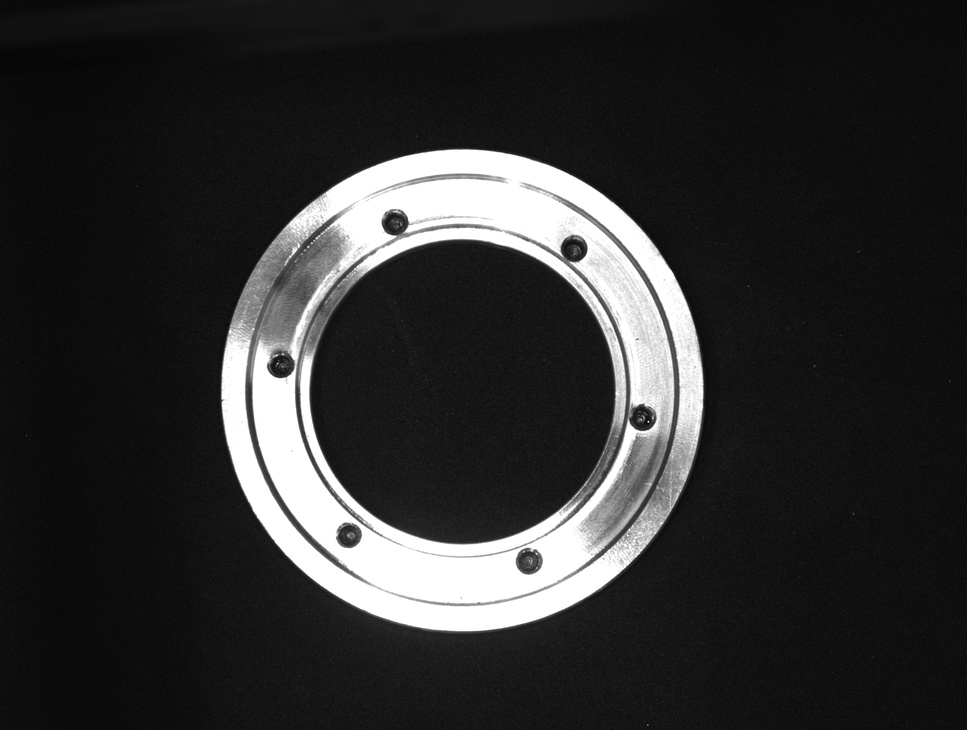
#> input picture vision-roughness/data/captures/capture_20261023_032001.jpg, 967 x 730 px, shrunk from 4024 x 3036 before the run
$ python -i thickness.py   (imports and definitions only)
#> lines starting #> are read from the running program, lines starting #| are printed output that depends on the picture; after the words box and inside, x2 and y2 are one past the last pixel; in counts of white or black regions, pixels touching at a corner belong together
r"""侧视厚度：量「零件顶面 → 基准台面」的像素差，再乘侧视 mm/px。

为什么单独一个文件：
    `measure_ring.py` 是业务入口（同心边 + 孔 + 报告），`fit_ellipse_ring.py` 是椭圆
    几何内核。侧视厚度是**一维水平边**的另一件事（逐列找第一条强边 + 两电平聚类），
    塞进任何一边都会把职责搅在一起。

它只回答一个问题：**这条侧影的顶面边与台面线差多少毫米**。不猜、不补：
看不到两条边就报失败；mm/px 没标定时只给像素，不给毫米。

物理前提（写进报告，别让读数看起来像"厚度真值"）：
    - 零件直接坐在基准台面上（有垫块时量到的是"顶面高度"，不是零件厚度）；
    - 相机纯侧视、水平；台面线在零件旁边露出；
    - 量的是侧影的顶面边，外缘倒角会吃掉一点（可用卡尺真值给 offset_mm）。
"""
from __future__ import annotations

import json
from dataclasses import dataclass, field
from datetime import datetime
from pathlib import Path
from typing import Optional

import cv2
import numpy as np

DEBUG_DIR = Path("debug")
DEBUG_JPG = DEBUG_DIR / "thickness_debug.jpg"
CACHE_PATH = DEBUG_DIR / "thickness_latest.json"

# 侧视几何默认值；现场参数在 src/config.py 的 THICKNESS 里覆盖。
DEFAULT_CFG = {
    "roi": None,             # (x0, x1) 列范围；None = 全宽
    "polarity": "dark_part", # dark_part=亮背景、暗零件/台面（背光）；bright_part=反过来
    "smooth_sigma": 1.5,
    "min_grad": 0.0,         # 0 = 按图自适应
    "min_profiles": 20,      # 每一电平至少这么多列
    "min_gap_px": 80.0,      # 顶面与台面至少差这么多像素
    "edge_search_px": 24,    # 首次越阈后，往后找梯度峰值的窗口（离焦时峰值才无偏）
    "tilt_max_deg": 0.5,     # 台面/顶面线允许的倾斜
    "max_mad_px": 5.0,       # 每一电平的离散度上限（MAD）
}


@dataclass
class ThicknessResult:
    """一次厚度测量的全部结果（CLI 打印它，GUI 显示它，绝不各自再算一遍）。"""

    ok: bool                       # 结构上量到了两条边（不代表 mm 已标定）
    note: str = ""                 # 失败原因 / 告警
    mm: Optional[float] = None     # 没标定 mm/px 时为 None
    px: Optional[float] = None
    part_y: Optional[float] = None
    base_y: Optional[float] = None
    part_tilt_deg: float = 0.0
    base_tilt_deg: float = 0.0
    n_part: int = 0
    n_base: int = 0
    part_mad_px: float = 0.0
    base_mad_px: float = 0.0
    n_columns: int = 0
    mm_per_px: Optional[float] = None
    offset_mm: float = 0.0
    timestamp: datetime = field(default_factory=datetime.now)
    src_desc: str = ""
    lines: list = field(default_factory=list)
    debug_img: Optional[np.ndarray] = None
    debug_jpg: Optional[Path] = None
    report_txt: Optional[Path] = None


# ---------------- 几何 ----------------

def _edges_by_column(gray: np.ndarray, cfg: dict):
    """逐列找「从上往下第一条强边」，返回 (xs, ys, min_grad)。

    dark_part：边是 亮→暗（背光背景 → 零件/台面），取 -d 的极大；
    bright_part：边是 暗→亮，取 +d 的极大。
    亚像素用三点抛物线（与项目里"最陡梯度"同一套定义，便于和同心边对照）。
    """
    g = gray.astype(np.float32)
    sigma = float(cfg.get("smooth_sigma") or 0.0)
    blur = cv2.GaussianBlur(g, (0, 0), sigma) if sigma > 0 else g

    d = np.empty_like(blur)
    d[:-1] = blur[1:] - blur[:-1]
    d[-1] = 0.0
    dd = -d if cfg.get("polarity", "dark_part") == "dark_part" else d

    min_grad = float(cfg.get("min_grad") or 0.0)
    if min_grad <= 0:
        # 用整幅的 99.5 分位当"强边"参考：两条边占的像素远少于 0.5% 以外的主体，
        # 所以这个分位落在边的梯度尾部，再乘 0.15 能照顾到离焦的缓坡。
        min_grad = max(2.0, 0.15 * float(np.percentile(np.abs(dd), 99.5)))

    h, w = blur.shape
    x0, x1 = cfg.get("roi") or (0, w)
    x0, x1 = max(0, int(x0)), min(w, int(x1))
    xs, ys = [], []
    for x in range(x0, x1):
        col = dd[:, x]
        idx = np.flatnonzero(col >= min_grad)
        if idx.size == 0:
            continue
        y = int(idx[0])
        if y < 3 or y >= h - 3:
            continue                     # 贴边：顶面可能出画，不可信
        # 首次越阈只是"边开始出现"，离焦时那一点会随模糊宽度外移。真正的边在
        # 梯度峰值处（对称 PSF 下无偏），所以往后搜一个窗口再取极大。
        win = max(4, int(cfg.get("edge_search_px") or 24))
        lo, hi = y, min(h - 2, y + win)
        yy = lo + int(np.argmax(col[lo:hi]))
        if yy <= 0 or yy >= h - 1:
            continue
        a, b, c = float(col[yy - 1]), float(col[yy]), float(col[yy + 1])
        den = a - 2 * b + c
        dy = 0.5 * (a - c) / den if abs(den) > 1e-6 else 0.0
        xs.append(float(x))
        ys.append(float(yy) + (dy if abs(dy) <= 1.0 else 0.0))
    return np.asarray(xs, float), np.asarray(ys, float), min_grad


def _split_two_levels(ys: np.ndarray, min_profiles: int, min_gap_px: float):
    """把每列的边 y 分成上下两簇（零件顶面 / 台面）。

    用"排序后最大间隙"切分：两条真实水平线之间是几百像素，簇内离散只有几个像素，
    最大间隙一定落在两线之间；两边各要够 min_profiles 列，避免一个离群点把图切开。
    """
    if ys.size < 2 * min_profiles:
        return None
    order = np.argsort(ys)
    sy = ys[order]
    gaps = np.diff(sy)
    k = int(np.argmax(gaps))
    if gaps[k] < min_gap_px:
        return None
    upper, lower = order[:k + 1], order[k + 1:]
    if upper.size < min_profiles or lower.size < min_profiles:
        return None
    return upper, lower, float(gaps[k])


def _mad(v: np.ndarray) -> float:
    m = float(np.median(v))
    return float(np.median(np.abs(v - m)) * 1.4826)


# [5 lines left out: function _tilt_deg, not called in this run]


def measure_thickness(gray: np.ndarray, cfg: Optional[dict] = None,
                      mm_per_px: Optional[float] = None, offset_mm: float = 0.0,
                      src_desc: str = "") -> ThicknessResult:
    """量一次厚度。`ok=True` 只表示结构上找到了两条边；`mm` 需要 mm_per_px。"""
    cfg = {**DEFAULT_CFG, **(cfg or {})}
    res = ThicknessResult(ok=False, mm_per_px=mm_per_px, offset_mm=float(offset_mm),
                          src_desc=src_desc)

    if gray.ndim == 3:
        gray = cv2.cvtColor(gray, cv2.COLOR_BGR2GRAY)

    xs, ys, min_grad = _edges_by_column(gray, cfg)
    res.n_columns = int(xs.size)
    if xs.size == 0:
        res.note = ("没有找到水平边：检查背光是否亮、镜头是否对焦、"
                    "极性（THICKNESS.polarity）是否对、ROI 是否挡住了边")
        res.debug_img = _draw_debug(gray, xs, ys, res, cfg)
        res.lines = format_report(res)
        return res

    split = _split_two_levels(ys, int(cfg["min_profiles"]), float(cfg["min_gap_px"]))
    if split is None:
        res.note = (f"只找到 {xs.size} 列有效边，没能分成「零件顶面 + 台面」两条："
                    "把零件边缘（不是中心）移进画面，让台面在零件旁边露出；"
                    "仍不行就检查极性/ROI")
        res.debug_img = _draw_debug(gray, xs, ys, res, cfg)
        res.lines = format_report(res)
        return res

    upper, lower, _gap = split
    res.part_y = float(np.median(ys[upper]))
    res.base_y = float(np.median(ys[lower]))
    res.n_part, res.n_base = int(upper.size), int(lower.size)
    res.part_mad_px, res.base_mad_px = _mad(ys[upper]), _mad(ys[lower])
    res.part_tilt_deg = _tilt_deg(xs[upper], ys[upper])
    res.base_tilt_deg = _tilt_deg(xs[lower], ys[lower])
    res.px = res.base_y - res.part_y

    if res.px <= 0:
        res.note = "顶面在台面下方（px<=0）：检查画面方向与极性"
        res.debug_img = _draw_debug(gray, xs, ys, res, cfg)
        res.lines = format_report(res)
        return res

    res.ok = True
    if mm_per_px:
        res.mm = res.px * float(mm_per_px) + float(offset_mm)
    # 没标定时不写 note：报告已用 mm_per_px is None 明确写「只给像素」，
    # 免得标定成功后同一句话还留在报告里。

    warns = []
    if max(res.part_mad_px, res.base_mad_px) > float(cfg["max_mad_px"]):
        warns.append(f"边的离散度偏大（MAD {max(res.part_mad_px, res.base_mad_px):.1f}px）："
                     "相机/零件可能倾斜，或对焦/背光不均")
    tmax = float(cfg["tilt_max_deg"])
    if max(abs(res.part_tilt_deg), abs(res.base_tilt_deg)) > tmax:
        warns.append(f"水平线倾斜（顶面 {res.part_tilt_deg:+.2f}°、台面 {res.base_tilt_deg:+.2f}°）"
                     f"：把相机调水平（滚转），否则厚度带斜向误差")
    if abs(res.part_tilt_deg - res.base_tilt_deg) > tmax:
        warns.append("顶面线与台面线不平行：零件可能没放平（垫了东西/有毛刺）")
    if res.part_y is not None and res.part_y < 8:
        warns.append("顶面贴到画面顶部：零件可能超出画面，把相机抬高一点或后退")
    if warns:
        res.note = "；".join(warns)

    res.debug_img = _draw_debug(gray, xs, ys, res, cfg)
    res.lines = format_report(res)
    return res


# ---------------- 输出 ----------------

def format_report(res: ThicknessResult) -> list:
    """文字报告（与 CLI 打印、GUI 提醒共用同一份）。"""
    L = ["\n===== 厚度测量（侧视）====="]
    L.append(f"时间: {res.timestamp.strftime('%Y-%m-%d %H:%M:%S')}    图像: {res.src_desc}")
    if res.mm_per_px is not None:
        L.append(f"侧视标定: {res.mm_per_px:.6f} mm/px"
                 + (f"，偏置 {res.offset_mm:+.3f} mm" if res.offset_mm else ""))
    else:
        L.append("侧视标定: 无（本次只给像素；用 --side-ref-mm 标定后才有毫米）")

    if res.part_y is None:
        L.append(f"测量失败: {res.note}")
        L.append("提示: 侧视需要「亮背景 + 暗零件/台面」或反过来（THICKNESS.polarity）；"
                 "台面线必须在零件旁边露出。")
        return L

    L.append(f"零件顶面: y={res.part_y:9.1f}px（{res.n_part} 列，"
             f"MAD {res.part_mad_px:.1f}px，倾斜 {res.part_tilt_deg:+.2f}°）")
    L.append(f"基准台面: y={res.base_y:9.1f}px（{res.n_base} 列，"
             f"MAD {res.base_mad_px:.1f}px，倾斜 {res.base_tilt_deg:+.2f}°）")
    if res.mm is not None:
        L.append(f"厚度: {res.mm:8.3f} mm   （{res.px:.1f}px × {res.mm_per_px:.6f}"
                 + (f" + {res.offset_mm:+.3f}" if res.offset_mm else "") + "）")
    else:
        L.append(f"厚度: 未标定   （像素差 {res.px:.1f}px）")
    L.append(f"一致性: 有效列 {res.n_columns}，峰-峰 {res.px:.1f}px，"
             f"两线斜率差 {abs(res.part_tilt_deg - res.base_tilt_deg):+.2f}°")
    if res.note:
        L.append(f"⚠️  {res.note}")
    L.append("前提: 零件直接坐在基准台面上（无垫块）；量的是侧影顶面边，"
             "外缘倒角会让读数略小于图纸厚度（可用卡尺真值给 offset_mm）")
    return L


def _draw_debug(gray: np.ndarray, xs, ys, res: ThicknessResult, cfg: dict) -> np.ndarray:
    """调试图：标出两条线。文字只能用 ASCII（cv2.putText 画不了中文）。"""
    img = cv2.cvtColor(gray, cv2.COLOR_GRAY2BGR) if gray.ndim == 2 else gray.copy()
    h, w = img.shape[:2]
    x0, x1 = cfg.get("roi") or (0, w)
    cv2.rectangle(img, (int(x0), 1), (int(x1) - 1, h - 2), (0, 200, 255), 2)

    if res.part_y is not None and xs.size:
        up = ys < (res.part_y + res.base_y) / 2.0
        for x, y in zip(xs[up], ys[up]):
            cv2.circle(img, (int(x), int(round(y))), 1, (0, 255, 0), -1)
        for x, y in zip(xs[~up], ys[~up]):
            cv2.circle(img, (int(x), int(round(y))), 1, (255, 160, 0), -1)
        yp, yb = int(round(res.part_y)), int(round(res.base_y))
        cv2.line(img, (int(x0), yp), (int(x1) - 1, yp), (0, 255, 0), 2)
        cv2.line(img, (int(x0), yb), (int(x1) - 1, yb), (255, 160, 0), 2)
        if res.mm is not None:
            txt = f"t={res.mm:.3f}mm  px={res.px:.1f}"
        else:
            txt = f"px={res.px:.1f} (uncalibrated)"
        cv2.putText(img, txt, (int(x0) + 8, max(28, yp - 12)),
                    cv2.FONT_HERSHEY_SIMPLEX, 0.9, (0, 255, 0), 2, cv2.LINE_AA)
        cv2.putText(img, f"top {res.part_tilt_deg:+.2f}deg  base {res.base_tilt_deg:+.2f}deg",
                    (int(x0) + 8, min(h - 12, yb + 30)),
                    cv2.FONT_HERSHEY_SIMPLEX, 0.7, (255, 160, 0), 2, cv2.LINE_AA)
    else:
        cv2.putText(img, "no two-level edges", (int(x0) + 8, 36),
                    cv2.FONT_HERSHEY_SIMPLEX, 0.9, (0, 0, 255), 2, cv2.LINE_AA)
    return img


# [61 lines left out: functions save_outputs, side_mm_per_px, write_cache, read_cache, not called in this run]

>>> import cv2
>>> picture = cv2.imread('../data/captures/capture_20261023_032001.jpg', cv2.IMREAD_GRAYSCALE)
#> picture is the input picture: shape (730, 967); min 5, max 255, mean 47.4
>>> result = measure_thickness(picture)
#> in _edges_by_column, `d[:-1] = blur[1:] - blur[:-1]`:
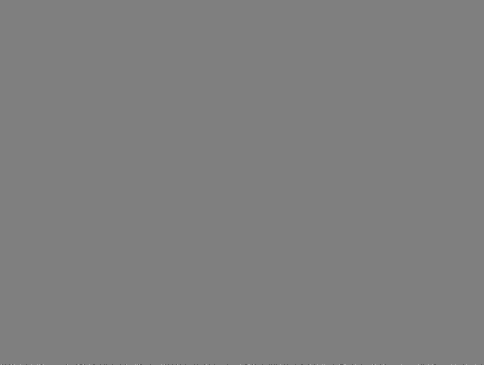
#> d: shape (730, 967) float32 (shown at 1/2 size); min -3.69e+19, max 3.69e+19, mean -1.15e+15; drawn with min black and max white
#> in _edges_by_column, `d[-1] = 0.0`:
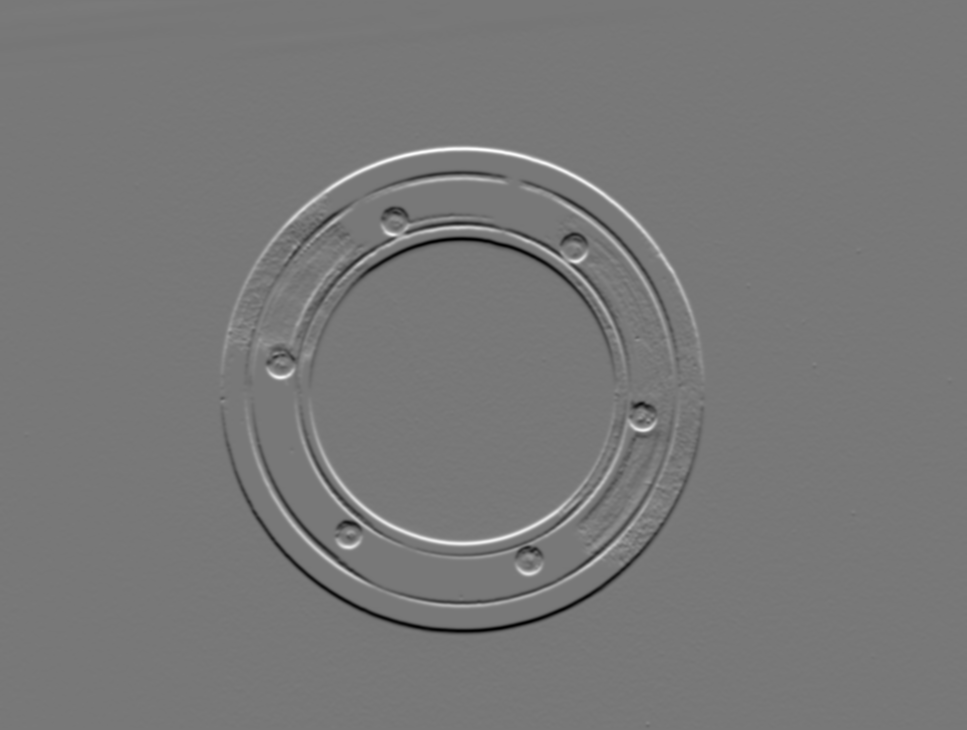
#> d: shape (730, 967) float32; 0.12% of pixels changed, all inside (x1, y1, x2, y2) = (0, 729, 967, 730); drawn with min black and max white
#> in _edges_by_column, `dd = -d if cfg.get("polarity", "dark_part") == "dark_part" else d`:
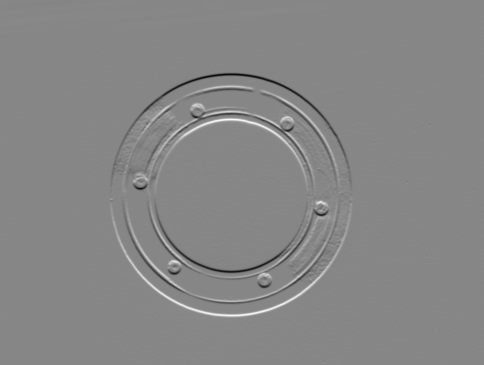
#> dd: shape (730, 967) float32 (shown at 1/2 size); min -57.59, max 51.51, mean 0; drawn with min black and max white
#> in _edges_by_column, `min_grad = max(2.0, 0.15 * float(np.percentile(np.abs(dd), 99.5)))`: min_grad = 5.2
#> after the loop in _edges_by_column, `for x in range(x0, x1):`: xs = 484 values from 220 to 703; ys = 484 values, max 505.4 at index 31, min 172.2 at index 243, mean 246.2
#> in measure_thickness, `xs, ys, min_grad = _edges_by_column(gray, cfg)`: xs = 484 values from 220 to 703; min_grad = 5.2
#> in _split_two_levels, `order = np.argsort(ys)`: order = 484 values, max 483 at index 439, min 0 at index 438, mean 241.5
#> in _split_two_levels, `sy = ys[order]`: sy = 484 values from 172.2 to 505.4
#> in _split_two_levels, `gaps = np.diff(sy)`: gaps = 483 values, max 19.91 at index 441, min 0.000249 at index 315, mean 0.69
#> in _split_two_levels, `k = int(np.argmax(gaps))`: k = 441
#> in _draw_debug, `cv2.putText(img, "no two-level edges", (int(x0) + 8, 36), cv2.FONT_HER..`:
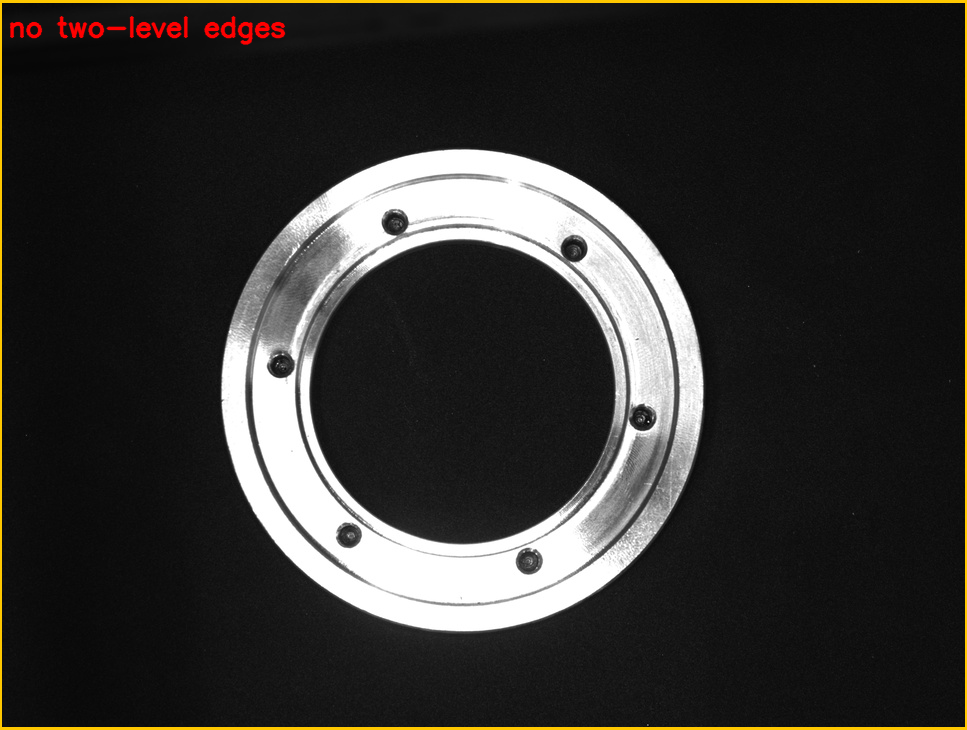
#> img: shape (730, 967, 3); mean B, G, R 47.2, 49.7, 51.1

$ run again, on vision-roughness/data/captures/capture_20261023_032617.jpg
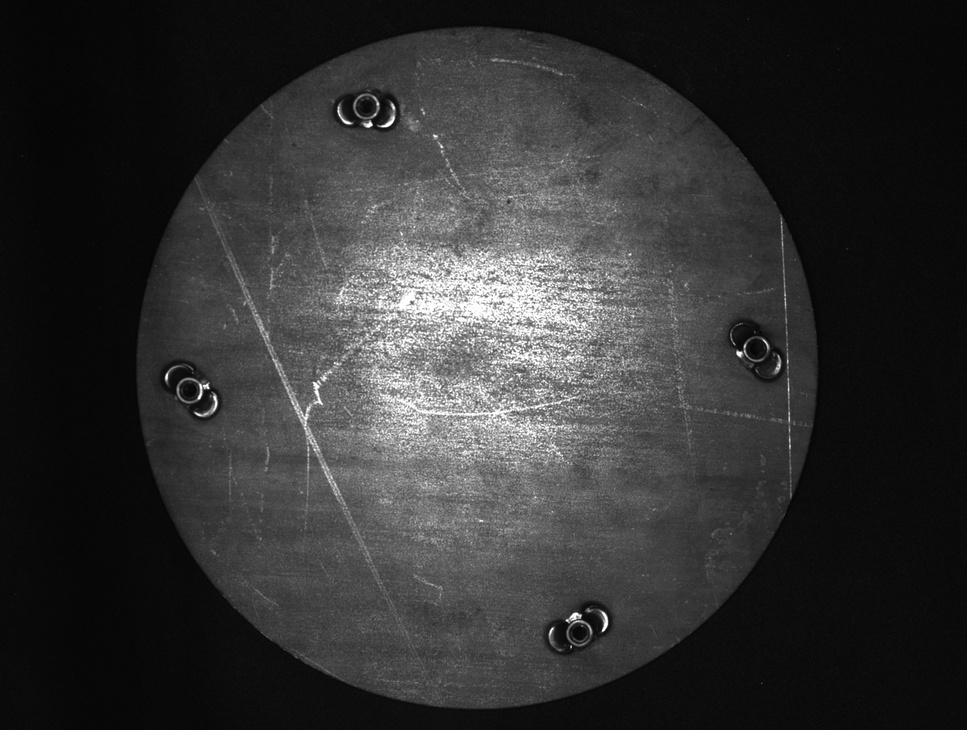
#> input picture vision-roughness/data/captures/capture_20261023_032617.jpg, 967 x 730 px, shrunk from 4024 x 3036 before the run
#> picture is the input picture: shape (730, 967); min 4, max 255, mean 50.6
#> in _edges_by_column, `d[-1] = 0.0`:
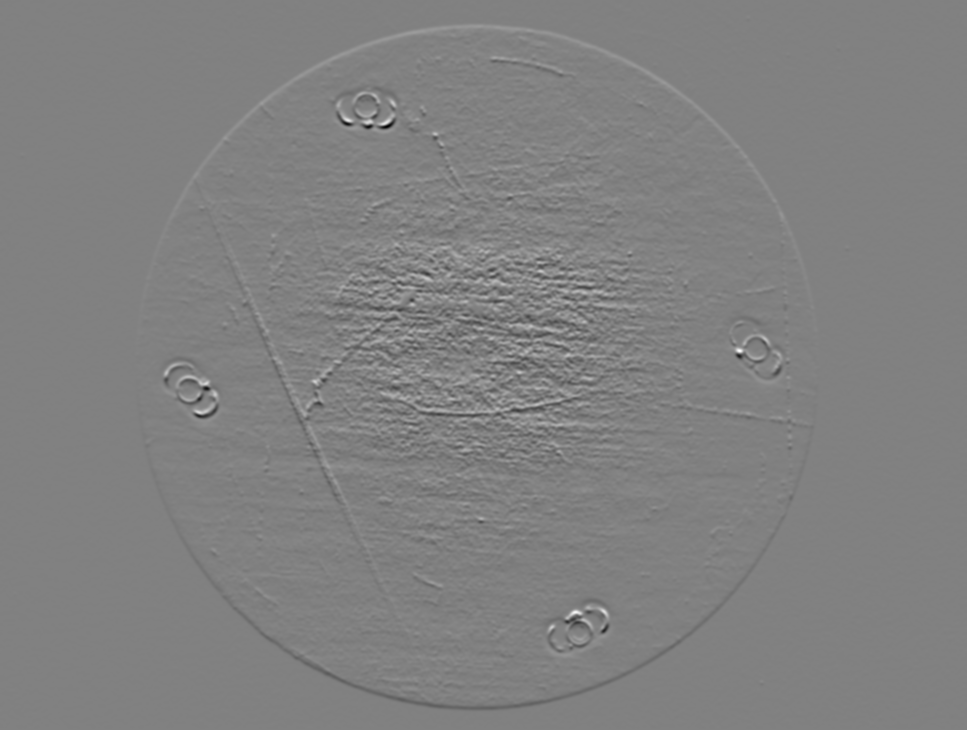
#> d: shape (730, 967) float32; min -51.39, max 50.09, mean 0; drawn with min black and max white
#> in _edges_by_column, `min_grad = max(2.0, 0.15 * float(np.percentile(np.abs(dd), 99.5)))`: min_grad = 2.15
#> after the loop in _edges_by_column, `for x in range(x0, x1):`: xs = 671 values from 143 to 847; ys = 671 values, max 490.3 at index 16, min 37.71 at index 317, mean 187.5
#> in measure_thickness, `xs, ys, min_grad = _edges_by_column(gray, cfg)`: xs = 671 values from 143 to 847; min_grad = 2.15
#> order = 671 values, max 670 at index 499, min 0 at index 654, mean 335
#> sy = 671 values from 37.71 to 490.3
#> gaps = 670 values, max 28.86 at index 635, min 8.59e-05 at index 41, mean 0.676
#> k = 635
#> in _draw_debug, `cv2.putText(img, "no two-level edges", (int(x0) + 8, 36), cv2.FONT_HER..`:
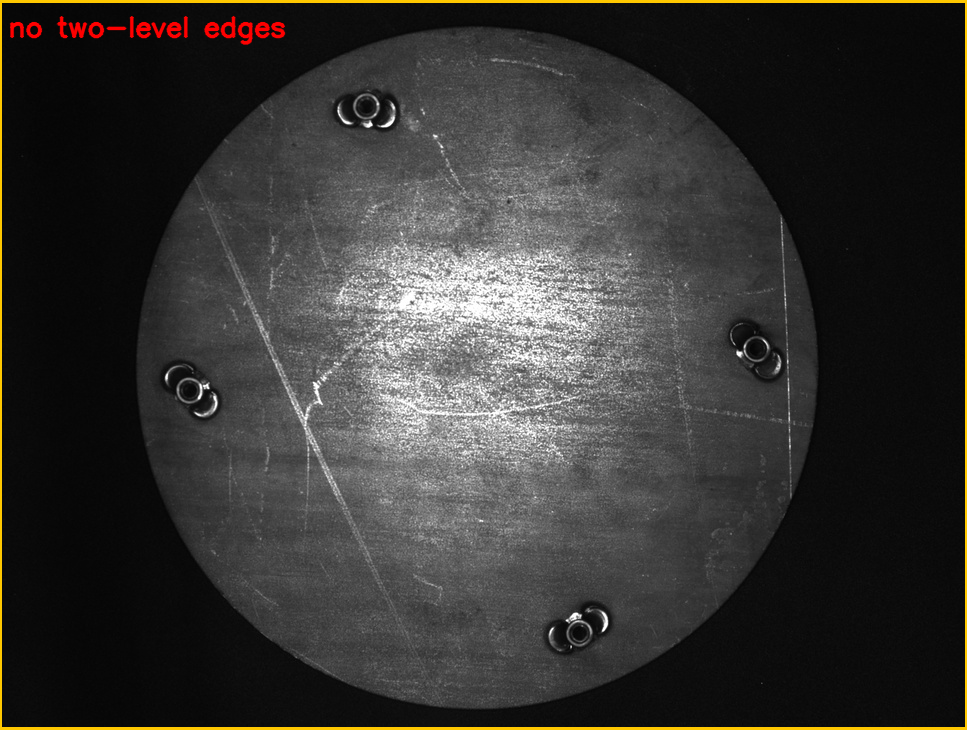
#> img: shape (730, 967, 3); mean B, G, R 50.4, 52.9, 54.3
